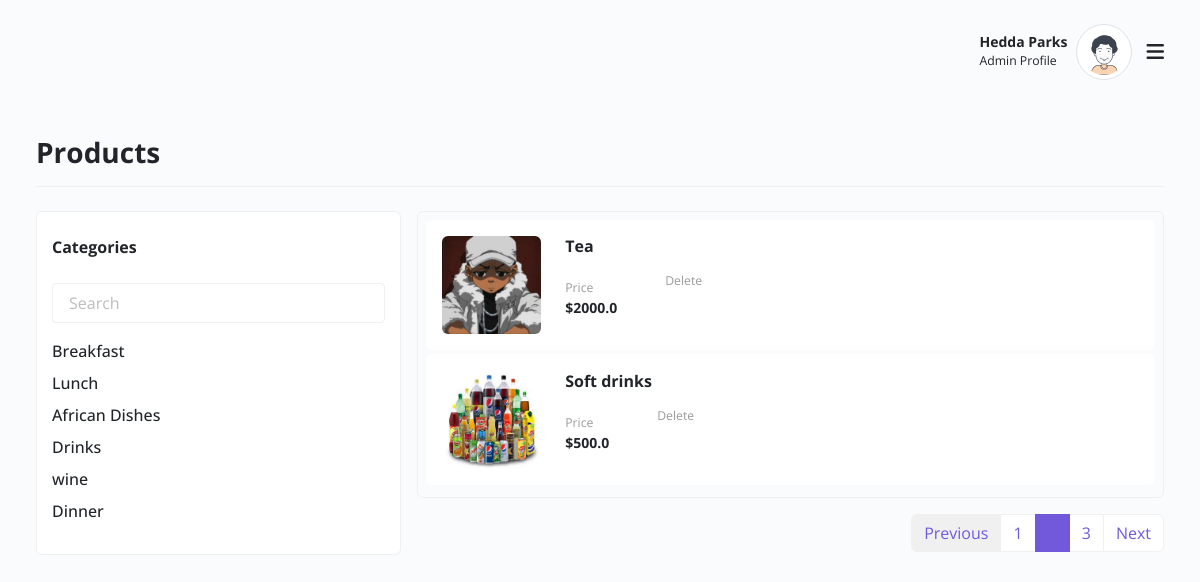
Screenshot of /admin/products/all/ (signed in) with the database file from the repository.
### app/models.py (models this page shows, shortened)
class User(db.Model, UserMixin):
    id = db.Column(db.Integer, primary_key=True)
    username= db.Column(db.String(30), unique=True, nullable=False)
    email= db.Column(db.String(130), unique=True, nullable=False)
    phone= db.Column(db.String(15))
    firstname = db.Column(db.String(50), nullable=False)
    lastname = db.Column(db.String(50), nullable=False)
    password = db.Column(db.String(60), nullable=False)
    type = db.Column(db.String(12), nullable=True, default='editor')
    posts = db.relationship('Product', backref='author', lazy=True)

class Category(db.Model):
    id = db.Column(db.Integer, primary_key=True)
    title = db.Column(db.String(50), nullable=False)

class Product(db.Model):
    id = db.Column(db.Integer, primary_key=True)
    title = db.Column(db.String(50), nullable=False)
    type = db.Column(db.String(15), nullable=False, server_default='Regular')
    price = db.Column(db.Float, nullable=False)
    image = db.Column(db.String(100))
    description = db.Column(db.Text, nullable=False)
    user_id = db.Column(db.Integer, db.ForeignKey('user.id'), nullable=False)

### app/admin/routes.py (the view)
@admin.route('/admin/products/all/')
@login_required
def all_products():
    products = Product.query.all()
    categories = Category.query.all()
    return render_template('admin/product-list.html', title='Add Product', categories=categories, products=products)

### app/models.py (called while the page is built)
@loginManager.user_loader
def load_user(user_id):
    return User.query.get(user_id)

### app/templates/admin/product-list.html (shortened to what this page needs)
{% extends 'layout.html'%}
{% block styles %}
    <link rel="stylesheet" href="{{ url_for('static', filename='plugin/nouislider/nouislider.min.css') }}">
{% endblock styles %}
{% block content %}
<div class="container-xxl">
    <div class="row align-items-center">
        <div class="border-0 mb-4">
            <div
                class="card-header py-3 no-bg bg-transparent d-flex align-items-center px-0 justify-content-between border-bottom flex-wrap">
                <h3 class="fw-bold mb-0">Products</h3>
            </div>
        </div>
    </div>
    <div class="row g-3 mb-3">
        <div class="col-md-12 col-lg-4 col-xl-4 col-xxl-3">
            <div class="sticky-lg-top">
                <div class="card mb-3">
                    <div class="categories">
                        <div class="filter-title">
                            <a class="title" data-bs-toggle="collapse" href="#category" role="button"
                                aria-expanded="true">Categories</a>
                        </div>
                        <div class="collapse show" id="category">
                            <div class="filter-search">
                                <form action="#">
                                    <input type="text" placeholder="Search" class="form-control">
                                    <button></button>
                                </form>
                            </div>
                            <div class="filter-category">
                                <ul class="category-list">
                                    {% for category in categories %}
                                        <li><a href="{{ category.title }}">{{ category.title }}</a>
                                    </li>
                                    {% endfor %}
                                </ul>
                            </div>
                        </div>
                    </div>
                </div>
            </div>
        </div>
        <div class="col-md-12 col-lg-8 col-xl-8 col-xxl-9">
            <div class="card mb-3 bg-transparent p-2">
                {% for product in products %}
                    <div class="card border-0 mb-1">
                        <div class="card-body d-flex align-items-center flex-column flex-md-row">
                            <a href="{{ url_for('admin.view_product', product_id=product.id) }}">
                                <img class="w120 rounded img-fluid"
                                    src="{{ url_for('static', filename='images/product/'+ product.image ) }}" alt="">
                            </a>
                            <div class="ms-md-4 m-0 mt-4 mt-md-0 text-md-start text-center w-100">
                                <a href="product-detail.html">
                                    <h6 class="mb-3 fw-bold">{{ product.title }}
                                    </h6>
                                </a>
                                <div class="d-flex flex-row flex-wrap align-items-center justify-content-center justify-content-md-start">
                                    <div class="pe-xl-5 pe-md-4 ps-md-0 px-3 mb-2">
                                        <div class="text-muted small">Price</div>
                                        <strong>${{ product.price }}</strong>
                                    </div>
                                    <div class="pe-xl-5 pe-md-4 ps-md-0 px-3 mb-2">
                                        <form action="{{ url_for('admin.delete_product', product_id=product.id) }}" method="post">
                                            <div class="text-muted small">Delete</div>
                                            <button type="submit" class="btn">
                                                <i class="icofont-trash text-danger"></i>
                                            </button>
                                        </form>
                                    </div>
                                </div>
                            </div>
                        </div>
                    </div>
                {% endfor %}
            </div>
            <div class="row g-3 mb-3">
                <div class="col-md-12">
                    <nav class="justify-content-end d-flex">
                        <ul class="pagination">
                            <li class="page-item disabled">
                                <a class="page-link" href="#" tabindex="-1">Previous</a>
                            </li>
                            <li class="page-item"><a class="page-link" href="#">1</a></li>
                            <li class="page-item active" aria-current="page">
                                <a class="page-link" href="#">2</a>
                            </li>
                            <li class="page-item"><a class="page-link" href="#">3</a></li>
                            <li class="page-item">
                                <a class="page-link" href="#">Next</a>
                            </li>
                        </ul>
                    </nav>
                </div>
            </div>
        </div>
    </div>
</div>
{% endblock content %}

### app/templates/layout.html (shortened to what this page needs)
<!doctype html>
<html class="no-js" lang="en" dir="ltr">
<head>
    {% block styles %}
    {% endblock styles %}
    <link rel="stylesheet" href="{{ url_for('static', filename='css/ebazar.style.min.css') }}">
</head>
<body>
    <div id="ebazar-layout" class="theme-blue">
        <div class="main px-lg-4 px-md-4">
            <div class="header">
                <nav class="navbar py-4">
                    <div class="container-xxl">
                        <div class="h-right d-flex align-items-center mr-5 mr-lg-0 order-1">
                            <div class="dropdown notifications">
                                <a class="nav-link dropdown-toggle pulse" href="#" role="button"
                                    data-bs-toggle="dropdown">
                                    <i class="icofont-home fs-5"></i>
                                </a>
                            </div>
                            <div class="dropdown user-profile ml-2 ml-sm-3 d-flex align-items-center zindex-popover">
                                <div class="u-info me-2">
                                    <p class="mb-0 text-end line-height-sm "><span
                                            class="font-weight-bold">{{ current_user.firstname }}
                                            {{ current_user.lastname }}</span></p>
                                    <small>Admin Profile</small>
                                </div>
                                <a class="nav-link dropdown-toggle pulse p-0" href="#" role="button"
                                    data-bs-toggle="dropdown" data-bs-display="static">
                                    <img class="avatar lg rounded-circle img-thumbnail"
                                        src="{{ url_for('static', filename='images/profile_av.svg') }}" alt="profile">
                                </a>
                            </div>
                        </div>
                        <button class="navbar-toggler p-0 border-0 menu-toggle order-3" type="button"
                            data-bs-toggle="collapse" data-bs-target="#mainHeader">
                            <span class="fa fa-bars"></span>
                        </button>
                    </div>
                </nav>
            </div>
            <div class="body d-flex py-3">
                {% block content %}
                {% endblock content %}
            </div>
        </div>
    </div>
</body>
</html>

### rows the page displays
User: firstname "Hedda", lastname "Parks"
Category: title "Breakfast"
Category: title "Lunch"
Category: title "African Dishes"
Category: title "Drinks"
Category: title "wine"
Category: title "Dinner"
Product: image (picture), title "Tea", price "2000.0"
Product: image (picture), title "Soft drinks", price "500.0"
